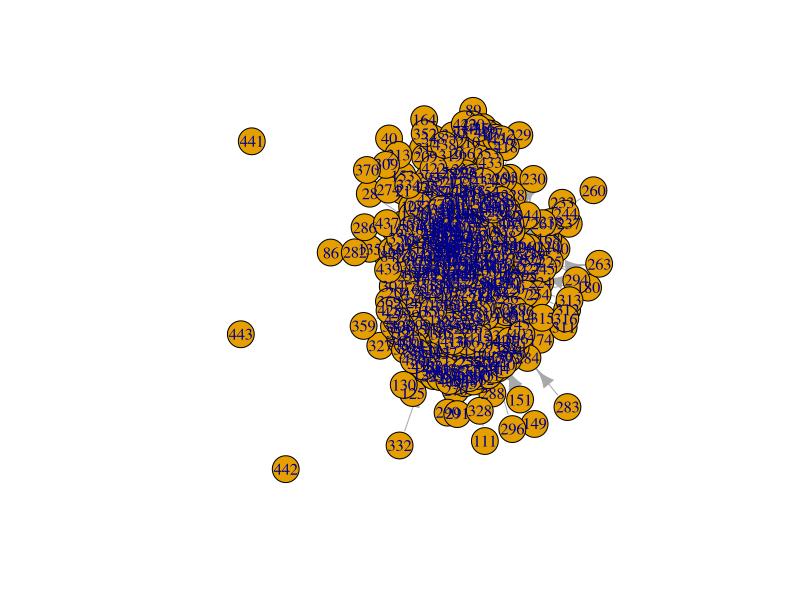
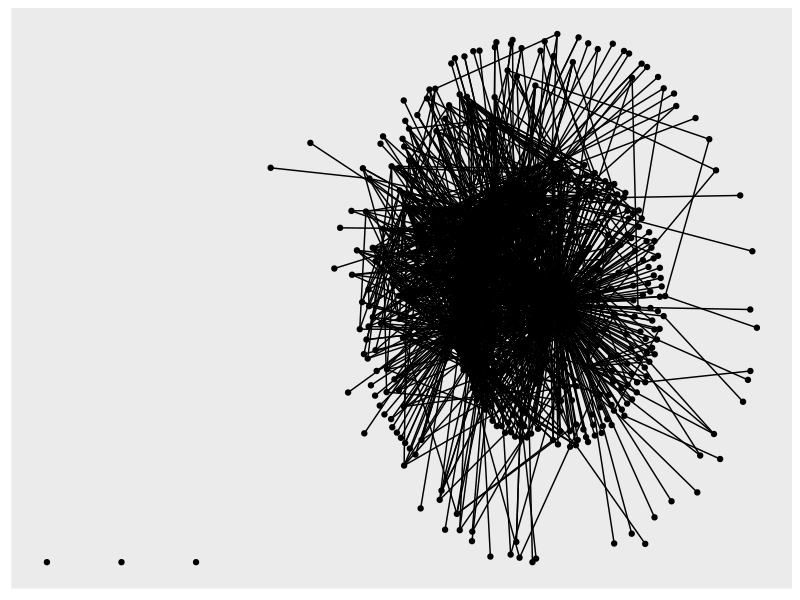
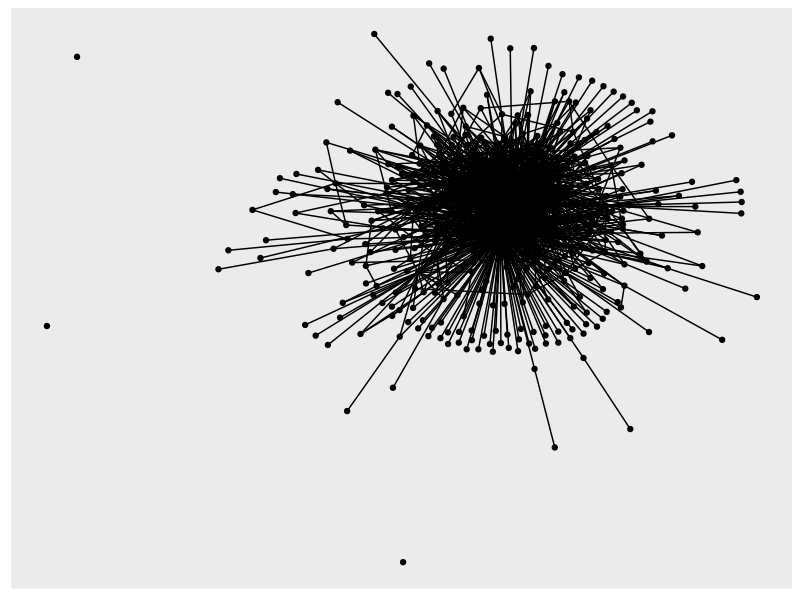
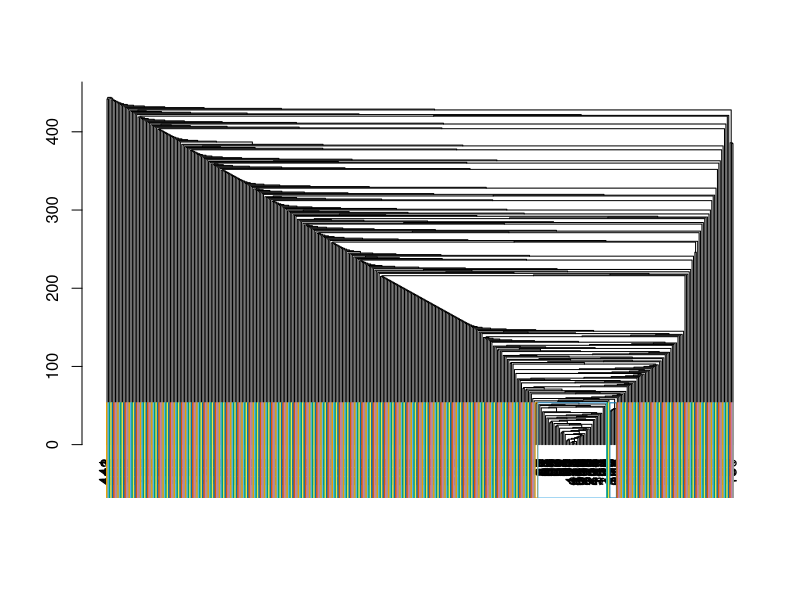
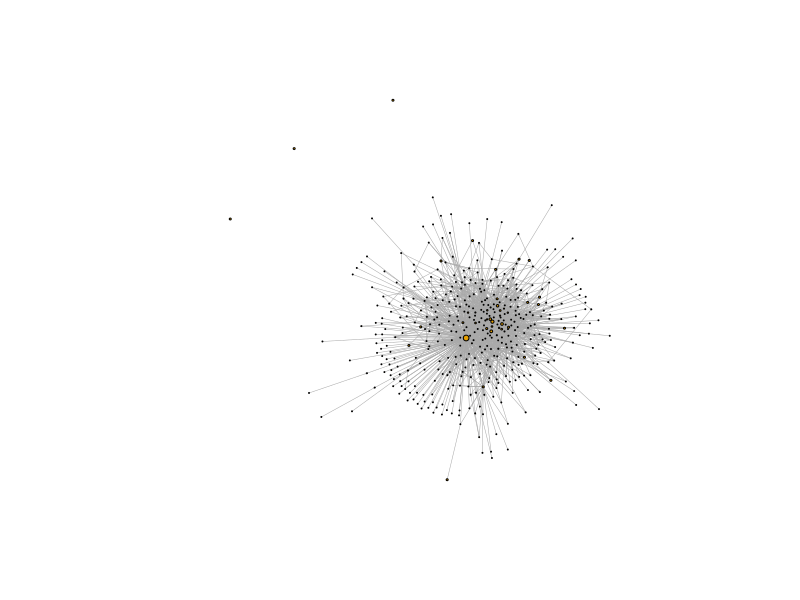

These charts were generated, in order, by the following R code:
## ---- chunk 1
knitr::opts_chunk$set(echo = TRUE)
## ---- chunk 2
library(tidyverse)
## ---- chunk 3
library(readr)
## ---- chunk 4
ties <- read_csv("data/dlt1-edgelist.csv", 
                 col_types = cols(Sender = col_character(), 
                                  Receiver = col_character(), 
                                  `Category Text` = col_skip(), 
                                  `Comment ID` = col_character(), 
                                  `Discussion ID` = col_character()))
## ---- chunk 5
 glimpse(ties)
## ---- chunk 6
library(readr)
actors <- read_csv("data/dlt1-nodes.csv", 
                       col_types = cols(UID = col_character(), 
                                        Facilitator = col_character(), 
                                        expert = col_character(), 
                                        connect = col_character()))
## ---- chunk 7

## ---- chunk 8
library(igraph)
## ---- chunk 9
net <- graph_from_data_frame(d=ties, 
                             vertices=actors, 
                             directed=T) 
net
## ---- chunk 10
edges <- ties %>% 
  count(Sender, Receiver) %>%
  rename(weight = n)

edges
## ---- chunk 11
net <- graph_from_data_frame(d=edges, 
                             vertices=actors, 
                             directed=T) 
net
## ---- chunk 12
plot(net)
## ---- chunk 13
library(ggraph)
## ---- chunk 14
ggraph(net) +
  geom_edge_link() +   # add edges to the plot
  geom_node_point()    # add nodes to the plot

## ---- chunk 15
ggraph(net, layout = "fr") +
  geom_edge_link() +   # add edges to the plot
  geom_node_point()    # add nodes to the plot
## ---- chunk 16

edge_density(net, loops=F)

## ---- chunk 17
ecount(net)/(vcount(net)*(vcount(net)-1)) #for a directed network
## ---- chunk 18
reciprocity(net)
## ---- chunk 19
ceb <- cluster_edge_betweenness(net) 

dendPlot(ceb, mode="hclust")

## ---- chunk 20

deg <- degree(net, mode="out")

l <- layout_with_fr(net)

net <- simplify(net, remove.multiple = F, remove.loops = T) 

plot(net, 
     layout = l,
     edge.arrow.size=.05,
     edge.width = .5,
     vertex.label=NA,
     vertex.size=deg*.04)
